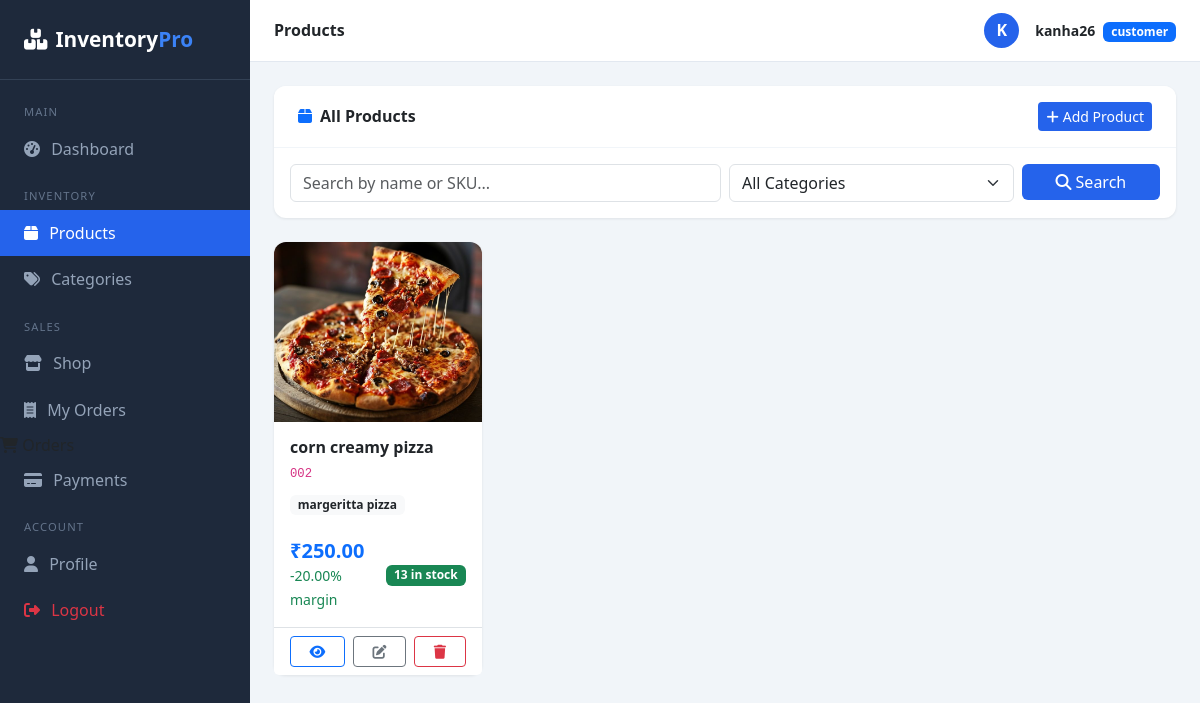
Screenshot of /products/products/ (signed in) with the database file from the repository.
### accounts/models.py (models this page shows, shortened)
class User(AbstractUser):
    class Role(models.TextChoices):
        ADMIN = "admin", "Admin"
        STAFF = "staff", "Staff"
        CUSTOMER = "customer", "Customer"
    role = models.CharField(max_length=20, choices=Role.choices, default=Role.CUSTOMER)
    email = models.EmailField(unique=True)
    phone = models.CharField(max_length=15, blank=True)
    profile_photo = models.ImageField(upload_to="profiles/", blank=True, null=True)
    address = models.TextField(blank=True)

### products/models.py (models this page shows, shortened)
class Product(models.Model):
    category = models.ForeignKey(
        Category,
        on_delete=models.SET_NULL,
        null=True,
        blank=True,
        related_name="products"
    )
    name = models.CharField(max_length=200)
    sku = models.CharField(max_length=50, unique=True)
    description = models.TextField(blank=True)
    price = models.DecimalField(max_digits=10, decimal_places=2)
    cost_price = models.DecimalField(max_digits=10, decimal_places=2)
    stock_quantity = models.PositiveIntegerField(default=0)
    low_stock_threshold = models.PositiveIntegerField(default=10)
    image = models.ImageField(upload_to="products/", blank=True, null=True)
    is_active = models.BooleanField(default=True)
    created_at = models.DateTimeField(auto_now_add=True)
    updated_at = models.DateTimeField(auto_now=True)
    @property
    def profit_margin(self):
        if self.price > 0:
            return round(((self.price - self.cost_price) / self.price) * 100, 2)
        return 0
    @property
    def is_low_stock(self):
        return self.stock_quantity <= self.low_stock_threshold

class Category(models.Model):
    name = models.CharField(max_length=100, unique=True)
    description = models.TextField(blank=True)
    created_at = models.DateTimeField(auto_now_add=True)
    class Meta:
        verbose_name_plural = "Categories"

### products/views.py (the view)
# urls.py: path("products/", views.product_list, name="product_list"),
@login_required
def product_list(request):
    query = request.GET.get("q", "")
    category_id = request.GET.get("category", "")
    products = Product.objects.filter(is_active=True).select_related("category")
    if query:
        products = products.filter(
            Q(name__icontains=query) | Q(sku__icontains=query)
        )
    if category_id:
        products = products.filter(category_id=category_id)
    categories = Category.objects.all()
    context = {
        "products": products,
        "categories": categories,
        "query": query,
        "selected_category": category_id,
    }
    return render(request, "products/product_list.html", context)

### inventory_project/templates/products/product_list.html (shortened to what this page needs)
{% extends 'base.html' %}
{% block page_title %}Products{% endblock %}
{% block content %}
<div class="card mb-4">
  <div class="card-header d-flex justify-content-between align-items-center">
    <span><i class="fas fa-box me-2 text-primary"></i>All Products</span>
    <a href="{% url 'product_create' %}" class="btn btn-primary btn-sm">
      <i class="fas fa-plus me-1"></i>Add Product
    </a>
  </div>
  <div class="card-body">
    <form method="get" class="row g-2">
      <div class="col-md-6">
        <input type="text" name="q" value="{{ query }}" class="form-control"
               placeholder="Search by name or SKU...">
      </div>
      <div class="col-md-4">
        <select name="category" class="form-select">
          <option value="">All Categories</option>
        </select>
      </div>
      <div class="col-md-2">
        <button class="btn btn-primary w-100"><i class="fas fa-search"></i> Search</button>
      </div>
    </form>
  </div>
</div>
<div class="row g-4">
  {% for product in products %}
  <div class="col-md-4 col-lg-3">
    <div class="card h-100 {% if product.is_low_stock %}low-stock{% endif %}">
      <div style="height:180px; background:#f1f5f9; display:flex; align-items:center; justify-content:center; border-radius:12px 12px 0 0; overflow:hidden;">
        {% if product.image %}
          <img src="{{ product.image.url }}" style="width:100%; height:100%; object-fit:cover;">
        {% else %}
          <i class="fas fa-image fa-3x text-secondary opacity-50"></i>
        {% endif %}
      </div>
      <div class="card-body">
        <div class="d-flex justify-content-between align-items-start mb-1">
          <h6 class="fw-bold mb-0">{{ product.name }}</h6>
        </div>
        <p class="text-muted small mb-2"><code>{{ product.sku }}</code></p>
        {% if product.category %}
          <span class="badge bg-light text-dark mb-2">{{ product.category.name }}</span>
        {% endif %}
        <div class="d-flex justify-content-between align-items-center mt-3">
          <div>
            <h5 class="fw-bold text-primary mb-0">₹{{ product.price }}</h5>
            <small class="text-success">{{ product.profit_margin }}% margin</small>
          </div>
          <span class="badge {% if product.is_low_stock %}bg-danger{% else %}bg-success{% endif %}">
            {{ product.stock_quantity }} in stock
          </span>
        </div>
      </div>
      <div class="card-footer bg-white border-top d-flex gap-2">
        <a href="{% url 'product_detail' product.pk %}" class="btn btn-sm btn-outline-primary flex-fill">
          <i class="fas fa-eye"></i>
        </a>
        <a href="{% url 'product_edit' product.pk %}" class="btn btn-sm btn-outline-secondary flex-fill">
          <i class="fas fa-edit"></i>
        </a>
        <a href="{% url 'product_delete' product.pk %}" class="btn btn-sm btn-outline-danger flex-fill">
          <i class="fas fa-trash"></i>
        </a>
      </div>
    </div>
  </div>
  {% empty %}
  <div class="col-12 text-center py-5">
    <i class="fas fa-box-open fa-3x text-muted mb-3"></i>
    <p class="text-muted">No products found.</p>
  </div>
  {% endfor %}
</div>
{% endblock %}

### inventory_project/templates/base.html (shortened to what this page needs)
<!DOCTYPE html>
<html lang="en">
<head>
  <link href="https://cdn.jsdelivr.net/npm/bootstrap@5.3.0/dist/css/bootstrap.min.css" rel="stylesheet">
  <link href="https://cdnjs.cloudflare.com/ajax/libs/font-awesome/6.4.0/css/all.min.css" rel="stylesheet">
</head>
<body>
{% if user.is_authenticated %}
<div class="sidebar">
  <div class="sidebar-brand">
    <i class="fas fa-boxes me-2"></i>Inventory<span>Pro</span>
  </div>
  <nav class="mt-2">
    <div class="nav-label">Main</div>
    <a href="{% url 'dashboard' %}" class="nav-link {% if request.resolver_match.url_name == 'dashboard' %}active{% endif %}">
      <i class="fas fa-tachometer-alt"></i> Dashboard</a>
    <div class="nav-label">Inventory</div>
    <a href="{% url 'product_list' %}" class="nav-link {% if 'product' in request.resolver_match.url_name %}active{% endif %}">
      <i class="fas fa-box"></i> Products</a>
    <a href="{% url 'category_list' %}" class="nav-link {% if 'category' in request.resolver_match.url_name %}active{% endif %}">
      <i class="fas fa-tags"></i> Categories</a>
    <div class="nav-label">Sales</div>
    {% if user.role == 'customer' %}
      <a href="{% url 'storefront' %}" class="nav-link {% if request.resolver_match.url_name == 'storefront' %}active{% endif %}">
        <i class="fas fa-store"></i> Shop</a>
      <a href="{% url 'my_orders' %}" class="nav-link {% if request.resolver_match.url_name == 'my_orders' %}active{% endif %}">
        <i class="fas fa-receipt"></i> My Orders</a>
    {% endif %}
        <i class="fas fa-shopping-cart"></i> Orders</a>
      <a href="{% url 'payment_list' %}" class="nav-link {% if 'payment' in request.resolver_match.url_name %}active{% endif %}">
        <i class="fas fa-credit-card"></i> Payments</a>
    <div class="nav-label">Account</div>
    <a href="{% url 'profile' %}" class="nav-link {% if request.resolver_match.url_name == 'profile' %}active{% endif %}">
      <i class="fas fa-user"></i> Profile</a>
    <a href="{% url 'logout' %}" class="nav-link text-danger">
      <i class="fas fa-sign-out-alt"></i> Logout</a>
  </nav>
</div>
<div class="main-content">
  <div class="topbar">
    <h6 class="mb-0 fw-semibold">{% block page_title %}Dashboard{% endblock %}</h6>
    <div class="d-flex align-items-center gap-3">
      {% if user.profile_photo %}
        <img src="{{ user.profile_photo.url }}" class="rounded-circle" width="35" height="35" style="object-fit:cover;">
      {% else %}
        <div style="width:35px;height:35px;background:#2563eb;border-radius:50%;display:flex;align-items:center;justify-content:center;color:#fff;font-weight:700;">
          {{ user.username|first|upper }}
        </div>
      {% endif %}
      <div>
        <span class="fw-semibold small">{{ user.username }}</span>
        <span class="badge bg-primary ms-1 small">{{ user.role }}</span>
      </div>
    </div>
  </div>
  <div class="page-body">
    {% block content %}{% endblock %}
  </div>
</div>
{% else %}
  {% block auth_content %}{% endblock %}
{% endif %}
</body>
</html>

### inventory_project/templates/base.html (style rules this page uses)
:root { --primary: #2563eb; --sidebar-width: 250px; }
body { background: #f1f5f9; font-family: 'Segoe UI', sans-serif; }
.sidebar { width: var(--sidebar-width); background: #1e293b; min-height: 100vh; position: fixed; top: 0; left: 0; z-index: 100; }
.sidebar-brand { padding: 1.5rem; color: #fff; font-size: 1.3rem; font-weight: 700; border-bottom: 1px solid #334155; }
.sidebar-brand span { color: #3b82f6; }
.sidebar .nav-link { color: #94a3b8; padding: .7rem 1.5rem; display: flex; align-items: center; gap: .7rem; transition: all .2s; }
.sidebar .nav-link:hover, .sidebar .nav-link.active { color: #fff; background: #2563eb; }
.sidebar .nav-label { color: #64748b; font-size: .7rem; text-transform: uppercase; letter-spacing: .1em; padding: 1rem 1.5rem .3rem; }
.main-content { margin-left: var(--sidebar-width); }
.topbar { background: #fff; padding: .8rem 1.5rem; border-bottom: 1px solid #e2e8f0; display: flex; justify-content: space-between; align-items: center; position: sticky; top: 0; z-index: 99; }
.page-body { padding: 1.5rem; }
.card { border: none; border-radius: 12px; box-shadow: 0 1px 3px rgba(0,0,0,.08); }
.card-header { background: #fff; border-bottom: 1px solid #f1f5f9; font-weight: 600; border-radius: 12px 12px 0 0 !important; padding: 1rem 1.5rem; }
.btn-primary { background: #2563eb; border: none; }

### rows the page displays
User: username|first "K", username "kanha26", role "customer"
Product: image (picture), name "corn creamy pizza", sku "002", category.name "margeritta pizza", price "250.00", profit_margin "-20.00", stock_quantity "13"
